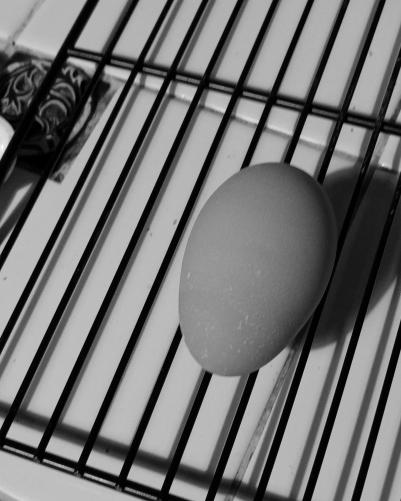
%> input picture lab2/egg_g.jpg, 401 x 501 px
$ octave Ex2.m   (GNU Octave 9; MATLAB toolbox functions it lacks are replaced by stand-ins)
%> lines starting %> are read from the running program, lines starting %| are printed output that depends on the picture
clear all; close all;
X=imread('egg_g.jpg');
%> X is the input picture: size 501x401 uint8; min 0, max 255, mean 115.1


Xlr = fliplr(X)
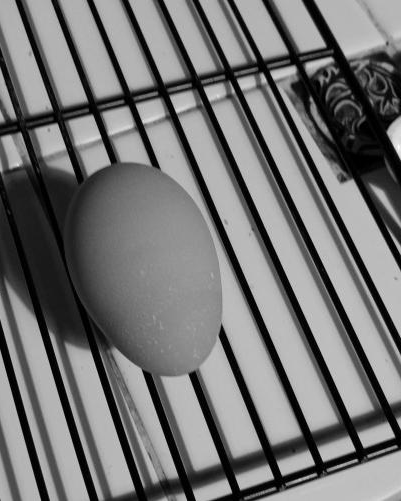
%> Xlr: size 501x401 uint8; min 0, max 255, mean 115.1; mean of the top-left, top-right, bottom-left and bottom-right quarters 110.8, 108.7, 108.8, 132
X2up = flipud(X)
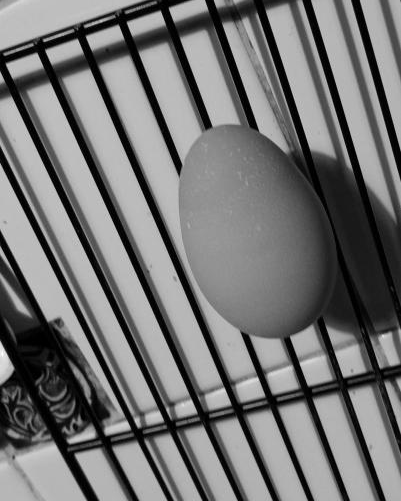
%> X2up: size 501x401 uint8; min 0, max 255, mean 115.1; mean of the top-left, top-right, bottom-left and bottom-right quarters 132, 109, 108.7, 110.7
X3mirror = fliplr(flipud(X));
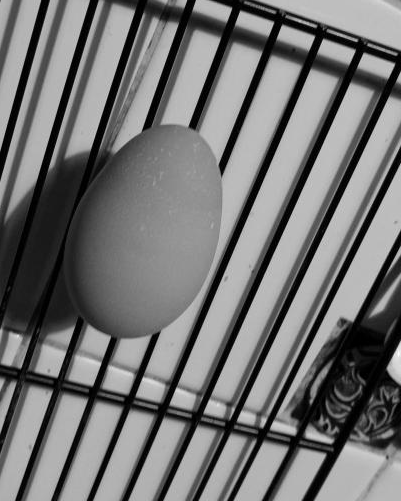
%> X3mirror: size 501x401 uint8; min 0, max 255, mean 115.1; mean of the top-left, top-right, bottom-left and bottom-right quarters 108.9, 132, 110.7, 108.8


figure(1);
imshow(Xlr);
imwrite(Xlr, 'assignment2_LRflip.jpg');

figure(2);
imshow(X2up);
imwrite(X2up, 'assignment2_UPflip.jpg');

figure(3);
imshow(X3mirror);
imwrite(X3mirror, 'assignment2_MirrorFlip.jpg');

$ run again, with lab2/photo.jpg copied over lab2/egg_g.jpg
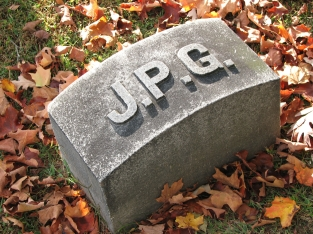
%> input picture lab2/photo.jpg, 313 x 234 px
%> X is the input picture: size 234x313x3 uint8; mean R, G, B 127.8, 105.9, 87.1
%> `X2up = flipud(X)`:
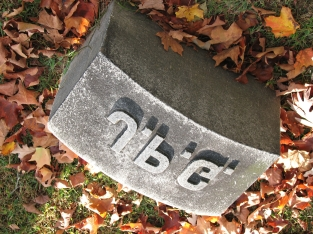
%> X2up: size 234x313x3 uint8; mean R, G, B 127.8, 105.9, 87.1; mean of the top-left, top-right, bottom-left and bottom-right quarters 94.8, 71, 130, 132
%> `X3mirror = fliplr(flipud(X));`:
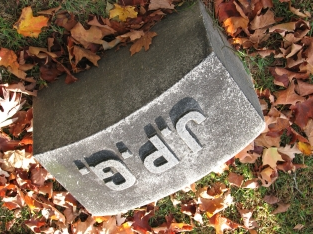
%> X3mirror: size 234x313x3 uint8; mean R, G, B 127.8, 105.9, 87.1; mean of the top-left, top-right, bottom-left and bottom-right quarters 70.9, 94.7, 131.9, 130.2
